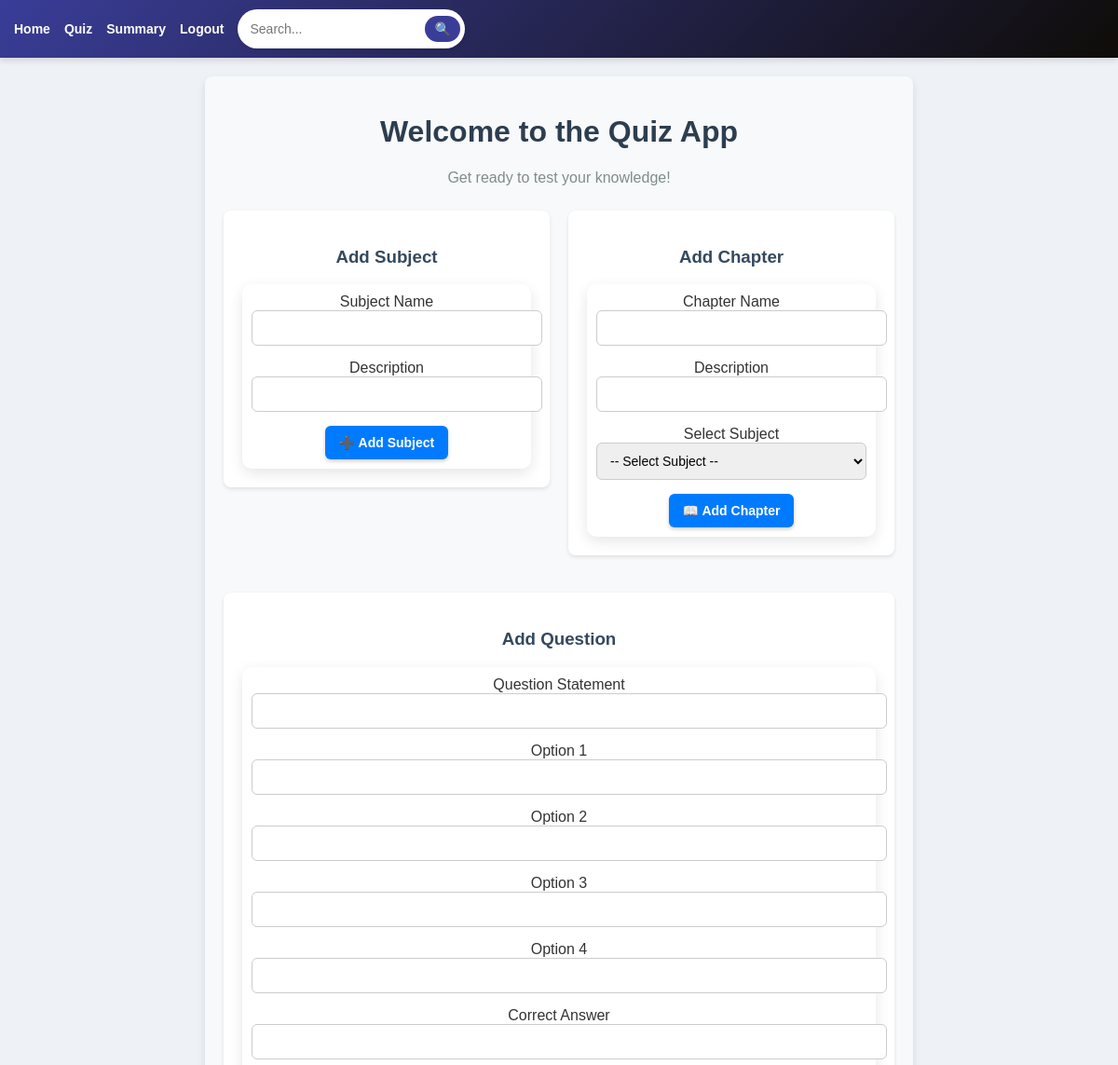
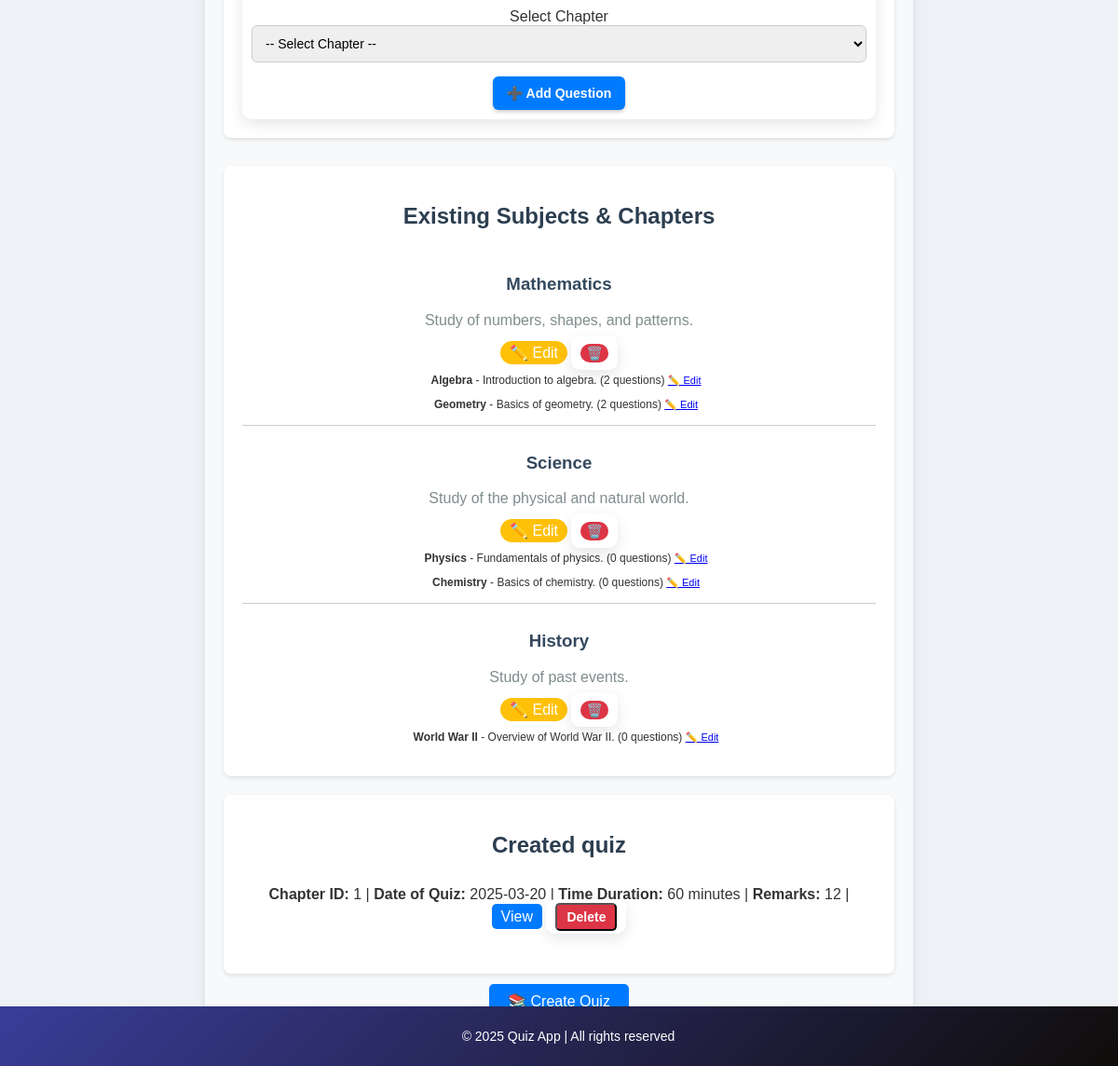
Page /admin_dashboard (signed in) on the committed database (2 pictures, top to bottom).
### models.py (models this page shows, shortened)
class Subject(db.Model):
    __tablename__ = 'subjects'
    id = db.Column(db.Integer, primary_key=True)
    subject_name = db.Column(db.String(80), nullable=False)
    description = db.Column(db.String(255), nullable=True)

class Chapter(db.Model):
    __tablename__ = 'chapters'
    id = db.Column(db.Integer, primary_key=True)
    chapter_name = db.Column(db.String(80), nullable=False)
    description = db.Column(db.String(255), nullable=True)
    subject_id = db.Column(db.Integer, db.ForeignKey('subjects.id'), nullable=False)
    subject = db.relationship('Subject', backref=db.backref('chapters', lazy=True))
    questions = db.relationship('Question', backref='chapter', lazy=True)
    quiz = db.relationship('Quiz', backref='chapter', lazy=True)

class Quiz(db.Model):
    __tablename__ = 'quiz'
    id = db.Column(db.Integer, primary_key=True)
    chapter_id = db.Column(db.Integer, db.ForeignKey('chapters.id'), nullable=False)
    date_of_quiz = db.Column(db.Date, nullable=True)
    time_duration = db.Column(db.Integer, nullable=True)
    remarks = db.Column(db.String, nullable=True)

### app.py (the view, shortened to what this page needs)
@app.route('/admin_dashboard', methods=['GET', 'POST'])
def admin_dashboard():
    if "user_id" not in session or session['user_role'] != 'admin':
        flash("Unauthorized access!", "danger")
        return redirect(url_for("login"))
    subjects = Subject.query.all()
    chapters = Chapter.query.all()
    quiz = Quiz.query.all()
    return render_template("admin_dashboard.html", subjects=subjects, chapters=chapters, quiz=quiz)

### templates/admin_dashboard.html (shortened to what this page needs)
{% extends 'base.html' %}
{% block content %}
<div class="dashboard-container">
    <h1 class="text-center fw-bold">Welcome to the Quiz App</h1>
    <p class="text-center" style="color: #7f8c8d;">Get ready to test your knowledge!</p>
    <div class="forms-row">
        <div class="form-container">
            <h3 style="text-align: center; color: #34495e;">Add Subject</h3>
            <form method="POST">
                <label>Subject Name</label>
                <input type="text" name="subject_name" required>
                <label>Description</label>
                <input type="text" name="subject_description">
                <div style="text-align: center;">
                    <button type="submit">➕ Add Subject</button>
                </div>
            </form>
        </div>
        <div class="form-container">
            <h3 style="text-align: center; color: #34495e;">Add Chapter</h3>
            <form method="POST">
                <label>Chapter Name</label>
                <input type="text" name="chapter_name" required>
                <label>Description</label>
                <input type="text" name="chapter_description">
                <label>Select Subject</label>
                <select name="subject_id" required>
                    <option value="">-- Select Subject --</option>
                </select>
                <div style="text-align: center;">
                    <button type="submit">📖 Add Chapter</button>
                </div>
            </form>
        </div>
        <div class="form-container">
            <h3 style="text-align: center; color: #34495e;">Add Question</h3>
            <form method="POST">
                <label>Question Statement</label>
                <input type="text" name="question_statement" required>
                <label>Option 1</label>
                <input type="text" name="option1" required>
                <label>Option 2</label>
                <input type="text" name="option2" required>
                <label>Option 3</label>
                <input type="text" name="option3" required>
                <label>Option 4</label>
                <input type="text" name="option4" required>
                <label>Correct Answer</label>
                <input type="text" name="correct_answer" required>
                <label>Select Chapter</label>
                <select name="chapter_id" required>
                    <option value="">-- Select Chapter --</option>
                </select>
                <div style="text-align: center;">
                    <button type="submit">➕ Add Question</button>
                </div>
            </form>
        </div>
    </div>
    <div class="subject-container">
        <h2 style="text-align: center; font-weight: bold;">Existing Subjects & Chapters</h2>
        {% for subject in subjects %}
        <div class="subject-item">
            <h3 style="color: #34495e; text-align: center; font-weight: bold;">{{ subject.subject_name }}</h3>
            <p style="text-align: center; color: #7f8c8d;">{{ subject.description }}</p>
            <div style="text-align: center;">
                <a href="{{ url_for('edit_subject', subject_id=subject.id) }}"
                    style="background: #ffc107; color: white; padding: 4px 10px; border-radius: 15px; text-decoration: none;">✏️
                    Edit</a>
                <form method="POST" action="{{ url_for('delete_subject', subject_id=subject.id) }}"
                    style="display: inline;">
                    <button type="submit" onclick="return confirm('Are you sure you want to delete this chapter?');"
                        style="background: #dc3545; color: white; padding: 2px 6px; border-radius: 10px; border: none; cursor: pointer;">🗑️</button>
                </form>
            </div>
            <div style="padding-left: 15px;">
                {% for chapter in subject.chapters %}
                <p style="font-size: 12px; margin-bottom: 5px;">
                    <strong>{{ chapter.chapter_name }}</strong> - {{ chapter.description }}
                    (<span>{{ chapter.questions|length }} questions</span>)
                    <a href="{{ url_for('edit_chapter', chapter_id=chapter.id) }}" style="font-size: 11px;">✏️ Edit</a>
                </p>
                {% endfor %}
            </div>
        </div>
        {% else %}
        <p style="text-align: center; color: #6c757d;">No subjects available. Add a new subject to get started.</p>
        {% endfor %}
    </div>
    <div class="quiz-container">
        <h2 style="text-align: center; font-weight: bold;">Created quiz</h2>
        {% if quiz %}
        <ul>
            {% for quiz in quiz %}
            <li>
                <strong>Chapter ID:</strong> {{ quiz.chapter_id }} |
                <strong>Date of Quiz:</strong> {{ quiz.date_of_quiz }} |
                <strong>Time Duration:</strong> {{ quiz.time_duration }} minutes |
                <strong>Remarks:</strong> {{ quiz.remarks }} |
                <a href="{{ url_for('view_quiz', quiz_id=quiz.id) }}" class="btn btn-info"
                    style="padding: 5px 10px; border-radius: 5px; text-decoration: none; color: white; background-color: #007bff;">View</a>
                <form method="POST" action="{{ url_for('delete_quiz', quiz_id=quiz.id) }}" style="display: inline;">
                    <button type="submit" onclick="return confirm('Are you sure you want to delete this quiz?');"
                        class="btn btn-danger"
                        style="padding: 5px 10px; border-radius: 5px; text-decoration: none; color: white; background-color: #dc3545;">Delete</button>
                </form>
            </li>
            {% endfor %}
        </ul>
        {% else %}
        <p style="text-align: center; color: #6c757d;">No quiz available. Create a new quiz to get started.</p>
        {% endif %}
    </div>
    <div style="text-align: center; margin-bottom: 20px;">
        <a href="{{ url_for('get_quiz') }}"
            style="background: #007bff; color: white; padding: 10px 20px; border-radius: 5px; text-decoration: none; font-size: 16px;">📚
            Create Quiz</a>
    </div>
</div>
{% endblock %}

### templates/base.html (shortened to what this page needs)
<!DOCTYPE html>
<html lang="en">
<head>
</head>
<body>
    <nav>
        <ul>
            <li><a href="{{ url_for('index') }}">Home</a></li>
            <li><a href="{{ url_for('get_quiz') }}">Quiz</a></li>
            <li><a href="{{ url_for('summary') }}">Summary</a></li>
            <li><a href="{{ url_for('logout') }}">Logout</a></li>
            <li>
                <form action="{{ url_for('search') }}" method="GET" class="search-form">
                    <input type="text" name="query" placeholder="Search..." required>
                    <button type="submit">🔍</button>
                </form>
            </li>
        </ul>
    </nav>
    <main>
        {% block content %}
        {% endblock %}
    </main>
    <footer>
        <p>&copy; 2025 Quiz App | All rights reserved</p>
    </footer>
</body>
</html>

### templates/base.html (style rules this page uses)
form { background: white; padding: 10px; border-radius: 10px; box-shadow: 0px 5px 15px rgba(0, 0, 0, 0.1); }
input, select { border: 2px solid #3a3d98; border-radius: 10px; padding: 8px; }
button { font-size: 14px; font-weight: bold; padding: 8px 12px; }
body { font-family: 'Poppins', Arial, sans-serif; margin: 0; padding: 0; background-color: #eef1f6; color: #333; }
nav { background: linear-gradient(135deg, #3a3d98, #0f0c08); padding: 10px 15px; box-shadow: 0 4px 6px rgba(0, 0, 0, 0.1); }
nav ul { list-style: none; padding: 0; margin: 0; display: flex; align-items: center; }
nav ul li { margin-right: 15px; }
nav ul li a { color: white; text-decoration: none; font-weight: bold; font-size: 14px; transition: color 0.3s; }
.search-form { display: flex; align-items: center; background: white; border-radius: 25px; padding: 5px; box-shadow: 0 2px 4px rgba(0, 0, 0, 0.1); }
.search-form input { padding: 8px; border: none; border-radius: 25px; outline: none; width: 180px; font-size: 14px; }
.search-form button { padding: 6px 10px; background-color: #3a3d98; color: white; border: none; border-radius: 25px; cursor: pointer; font-size: 14px; transition: background 0.3s; }
main { padding: 20px; text-align: center; max-width: 800px; margin: auto; }
footer { text-align: center; padding: 10px; background: linear-gradient(135deg, #3a3d98, #0f0c08); color: white; position: fixed; bottom: 0; width: 100%; font-size: 14px; }

### templates/admin_dashboard.html (style rules this page uses)
.dashboard-container { max-width: 90%; margin: auto; padding: 20px; background-color: #f8f9fa; border-radius: 8px; box-shadow: 0 4px 8px rgba(0, 0, 0, 0.1); }
h1, h2 { color: #2c3e50; }
.forms-row { display: flex; justify-content: space-between; align-items: flex-start; gap: 20px; flex-wrap: wrap; }
.form-container { background: white; padding: 20px; margin: 10px 0; border-radius: 8px; box-shadow: 0 2px 4px rgba(0, 0, 0, 0.1); flex: 1 1 30%; min-width: 280px; }
.form-container input, .form-container select { width: 100%; padding: 10px; margin-bottom: 15px; font-size: 14px; border: 1px solid #ccc; border-radius: 6px; transition: border-color 0.3s; }
.form-container button { padding: 10px 15px; font-size: 14px; border-radius: 6px; border: none; cursor: pointer; background: #007bff; color: white; box-shadow: 0 2px 4px rgba(0, 0, 0, 0.2); transition: background 0.3s; }
.subject-container { background-color: white; padding: 20px; margin: 20px 0; border-radius: 8px; box-shadow: 0 2px 4px rgba(0, 0, 0, 0.1); }
.subject-item { padding: 10px 0; border-bottom: 1px solid #ccc; }
.subject-item:last-child { border-bottom: none; }
.quiz-container { background-color: white; padding: 20px; margin: 20px 0; border-radius: 8px; box-shadow: 0 2px 4px rgba(0, 0, 0, 0.1); }
.quiz-container ul { list-style-type: none; padding: 0; }
.quiz-container li { padding: 10px; border-bottom: 1px solid #e9ecef; }
.quiz-container li:last-child { border-bottom: none; }

### rows in the picture
Subject: subject_name "Mathematics", description "Study of numbers, shapes, and patterns."
Chapter: chapter_name "Algebra", description "Introduction to algebra.", questions|length "2"
Chapter: chapter_name "Geometry", description "Basics of geometry.", questions|length "2"
Subject: subject_name "Science", description "Study of the physical and natural world."
Chapter: chapter_name "Physics", description "Fundamentals of physics.", questions|length "0"
Chapter: chapter_name "Chemistry", description "Basics of chemistry.", questions|length "0"
Subject: subject_name "History", description "Study of past events."
Chapter: chapter_name "World War II", description "Overview of World War II.", questions|length "0"
Quiz: chapter_id "1", date_of_quiz "2025-03-20", time_duration "60", remarks "12"
